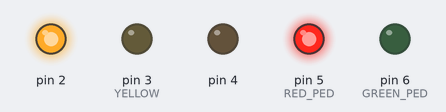
The sketch below on a simulated Arduino Uno, built with avr-gcc and run on an emulated ATmega328P. Shown: output pins drawn as LEDs (lit = HIGH).

Above: at 3.1 s.
At 10.6 s:
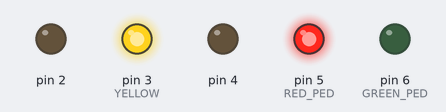
At 19.1 s:
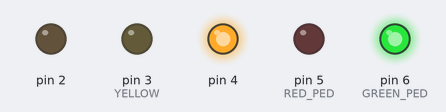
At 26.87 s:
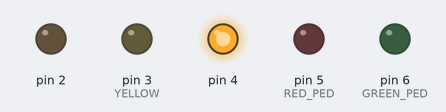
At 34.87 s:
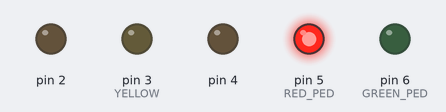
Timing chart, 0 to 35.2 s (numbered marks = the images above):
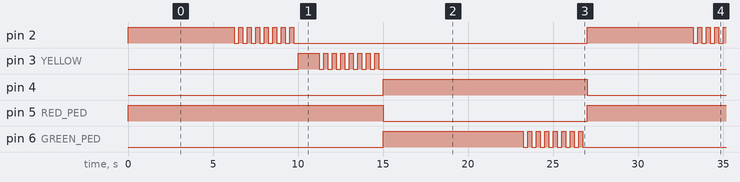

The sketch:

desafio1_ehnr.ino
```cpp
#define YELLOW 3
#define RED_PED 5
#define GREEN_PED 6

void pisca1(int LED_COLOR)
{
  digitalWrite(YELLOW, HIGH);
  delay(250);
  digitalWrite(YELLOW, LOW);
  delay(250);
}

void pisca2(int LED_COLOR)
{
  digitalWrite(GREEN_PED, HIGH);
  delay(250);
  digitalWrite(GREEN_PED, LOW);
  delay(250);
}

void pisca3 (int LED_COLOR)
{
	digitalWrite(LED_COLOR, HIGH);
    delay(250);
    digitalWrite(LED_COLOR, LOW);
    delay(250);
}

void semaforo(int LED_COLOR)
{
  if(LED_COLOR == 2)
  {
    digitalWrite(LED_COLOR, HIGH);
    digitalWrite(RED_PED, HIGH);
	delay(6000);
    for(int j = 0; j<8; j++)
    {
    	pisca3(LED_COLOR);
    }
    digitalWrite(YELLOW, HIGH);
    delay(1000);
    for(int j = 0; j<8; j++)
    {
    	pisca1(LED_COLOR);
    }
    digitalWrite(RED_PED, LOW);
  }
  if(LED_COLOR == 3)
  {
    digitalWrite(LED_COLOR+1, HIGH);
    digitalWrite(GREEN_PED, HIGH);
	delay(8000);
    for(int j = 0; j<8; j++)
    {
    	pisca2(LED_COLOR);
    }
    digitalWrite(LED_COLOR+1, LOW);
    digitalWrite(GREEN_PED, LOW);
  }
}

void setup()
{
  int i;
  for(i=2; i<7; i++)
  {
  	pinMode(i, OUTPUT);
  }
}

void loop()
{
  int i;

  for(i=2; i<4; i++)
  {
    semaforo(i);
  }
}
```

Measured:
- by itself, pin 2: repeats every 27.0 s: 7 × (LOW 0.25 s, HIGH 0.25 s), LOW 17.3 s, HIGH 6.3 s
- by itself, pin 3 (YELLOW): repeats every 27.0 s: 7 × (LOW 0.25 s, HIGH 0.25 s), LOW 22.3 s, HIGH 1.3 s
- by itself, pin 4: alternates HIGH for 12.0 s and LOW for 15.0 s
- by itself, pin 5 (RED_PED): alternates HIGH for 15.0 s and LOW for 12.0 s
- by itself, pin 6 (GREEN_PED): repeats every 27.0 s: 7 × (LOW 0.25 s, HIGH 0.25 s), LOW 15.3 s, HIGH 8.3 s
